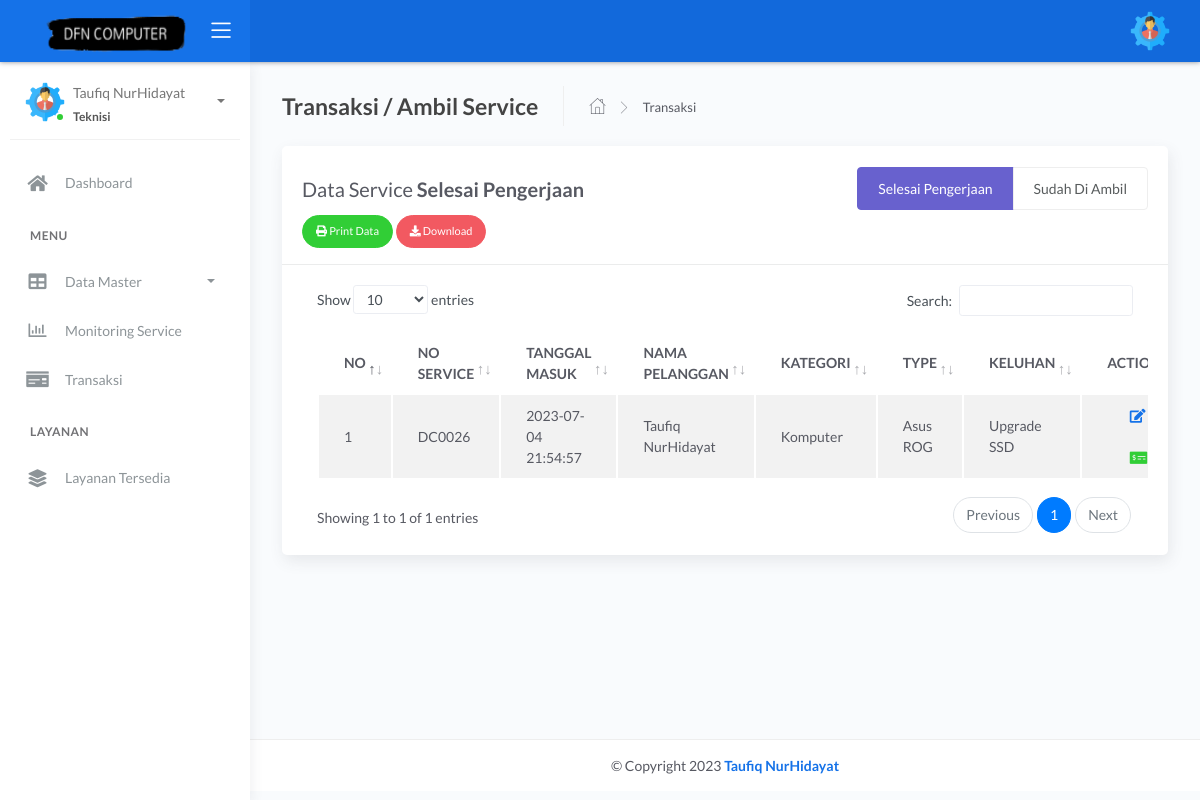
The app's page /admin/teknisi/transaksi_service.php (signed in), older data.
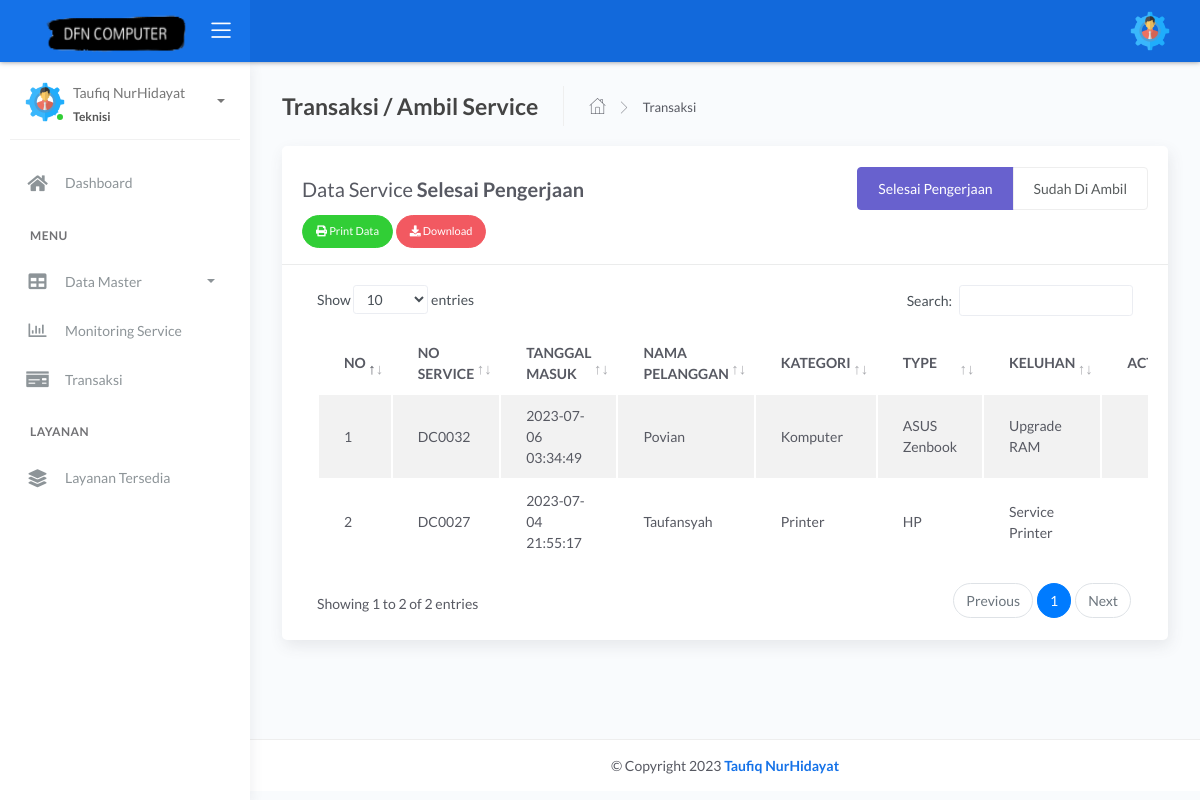
The same page, newer data.
### tables this page shows
CREATE TABLE `service` (
  `no_service` int(11) NOT NULL,
  `id_pelanggan` int(11) NOT NULL,
  `kategori` varchar(255) NOT NULL,
  `type` varchar(255) NOT NULL,
  `keluhan` text NOT NULL,
  `tanggal` datetime DEFAULT current_timestamp(),
  `progres` varchar(255) NOT NULL,
  `keterangan` varchar(255) NOT NULL,
  `totharga` int(25) NOT NULL,
  `id_admin` int(11) NOT NULL,
  `id_order` int(11) NOT NULL,
  `tgl_update` datetime NOT NULL DEFAULT current_timestamp() ON UPDATE current_timestamp()
);

CREATE TABLE `pelanggan` (
  `id_pelanggan` int(10) NOT NULL,
  `nama` varchar(100) NOT NULL,
  `password` varchar(100) NOT NULL,
  `hp` varchar(25) NOT NULL,
  `email` varchar(100) NOT NULL,
  `jk` varchar(100) NOT NULL,
  `alamat` varchar(255) NOT NULL,
  `status` varchar(255) NOT NULL
);

### admin/teknisi/transaksi_service.php (the view, shortened to what the changed rows need)
<?php include 'header.php';
?>
<div class="main-panel">
    <div class="content">
        <div class="page-inner ">
            <div class="row ">
                <div class="col-md-12">
                    <div class="card">
                        <div class="card-header">
                            <div class="d-flex align-items-center">
                                <h1 class="card-title">Data Service
                                    <b>
                                        Selesai Pengerjaan
                                    </b>
                                </h1>
                            </div>
                        </div>
                        <div class="card-body">
                            <div class="table-responsive">
                                <table id="tablepembayaran" class="display table table-striped table-hover">
                                    <thead>
                                        <tr>
                                            <th>NO</th>
                                            <th>NO SERVICE</th>
                                            <th>TANGGAL MASUK</th>
                                            <th>NAMA PELANGGAN</th>
                                            <th>KATEGORI</th>
                                            <th>TYPE</th>
                                            <th>KELUHAN</th>
                                            <th style="width: 20%">ACTION</th>
                                        </tr>
                                    </thead>
                                    <tbody>
                                        <?php
                                        include '../../koneksi.php';
                                        $no = 1;
                                        $data = mysqli_query($koneksi, "SELECT * FROM service JOIN pelanggan on pelanggan.id_pelanggan = service.id_pelanggan WHERE progres IN ('Selesai Pengerjaan') ORDER BY no_service DESC");
                                        while ($d = mysqli_fetch_array($data)) {
                                        ?>
                                            <tr>
                                                <td><?php echo $no++; ?></td>
                                                <td>DC00<?php echo $d['no_service']; ?></td>
                                                <td><?php echo $d['tanggal']; ?> </td>
                                                <td><?php echo $d['nama']; ?></td>
                                                <td><?php echo $d['kategori']; ?></td>
                                                <td><?php echo $d['type']; ?></td>
                                                <td><?php echo $d['keluhan']; ?></td>
                                                <td style="width: 20%">
                                                    <button type="button" data-toggle="modal" class="btn btn-link btn-primary" data-target="#editservice_<?php echo $d['no_service']; ?>">
                                                        <i class="fa fa-edit"></i>
                                                    </button>
                                                    <a class="btn btn-link btn-success" href="../../vendor/midtrans/midtrans-php/examples/snap/checkout-process.php?no_service=<?php echo $d['no_service']; ?>">
                                                        <i class="fas fa-money-check-alt"></i>
                                                    </a>
                                                    <div class="modal fade" id="editservice_<?php echo $d['no_service']; ?>" tabindex="-1" role="dialog" aria-hidden="true">
                                                    <?php
                                                }
                                                    ?>
                                                </td>
                                            </tr>
                                    </tbody>
                                </table>
                            </div>
                        </div>
                    </div>
                </div>
            </div>
        </div>
    </div>
</div>

Row changes from the older to the newer data that the page shows:
no longer on this page (row edited): service: no_service "26", tanggal "2023-07-04 21:54:57", id_pelanggan.nama "Taufiq NurHidayat", kategori "Komputer", type "Asus ROG", keluhan "Upgrade SSD"
added service: no_service "32", tanggal "2023-07-06 03:34:49", id_pelanggan.nama "Povian", kategori "Komputer", type "ASUS Zenbook", keluhan "Upgrade RAM"
now on this page (row edited): service: no_service "27", tanggal "2023-07-04 21:55:17", id_pelanggan.nama "Taufansyah", kategori "Printer", type "HP", keluhan "Service Printer"
Text that changed along with them:
text written by a page script: "Show entries Search: Showing 1 to 1 of 1 entries Previous 1 Next" → "Show entries Search: Showing 1 to 2 of 2 entries Previous 1 Next"
